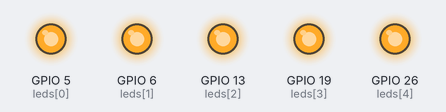
The program below on a simulated Raspberry Pi (BCM pin numbers). Parts: output pins drawn as LEDs (lit = HIGH).

Above: at 3.5 s.
At 6.5 s:
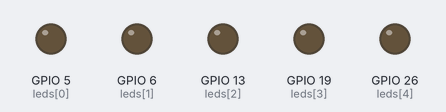
Timing chart, 0 to 7.6 s (numbered marks = the images above):
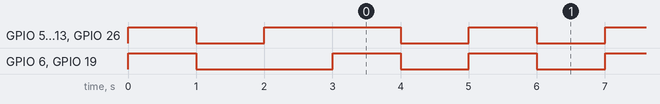

Measured:
- by itself, GPIO 5 (leds[0]), GPIO 13 (leds[2]), GPIO 26 (leds[4]): goes LOW 1.0 s, HIGH 2.0 s, 62 × (LOW 1.0 s, HIGH 1.0 s), LOW 1.0 s, then HIGH
- by itself, GPIO 6 (leds[1]), GPIO 19 (leds[3]): repeats every 2.0 s: HIGH 1.0 s, LOW 1.0 s
- by itself, everything shown: repeats every 2.0 s, in 4 steps

The program:

led_board.py
```python
#!/usr/bin/python
"""
 Author :Dharmendra Kumar Yadav
 this code is used control the LedBoard graph at pin no (5, 6, 13, 19, 26)
"""
from gpiozero import LEDBoard
from time import sleep
from signal import pause

leds = LEDBoard(5, 6, 13, 19, 26)

leds.on()
sleep(1)
leds.off()
sleep(1)
leds.value = (1, 0, 1, 0, 1)
sleep(1)
leds.blink()

pause()
```
